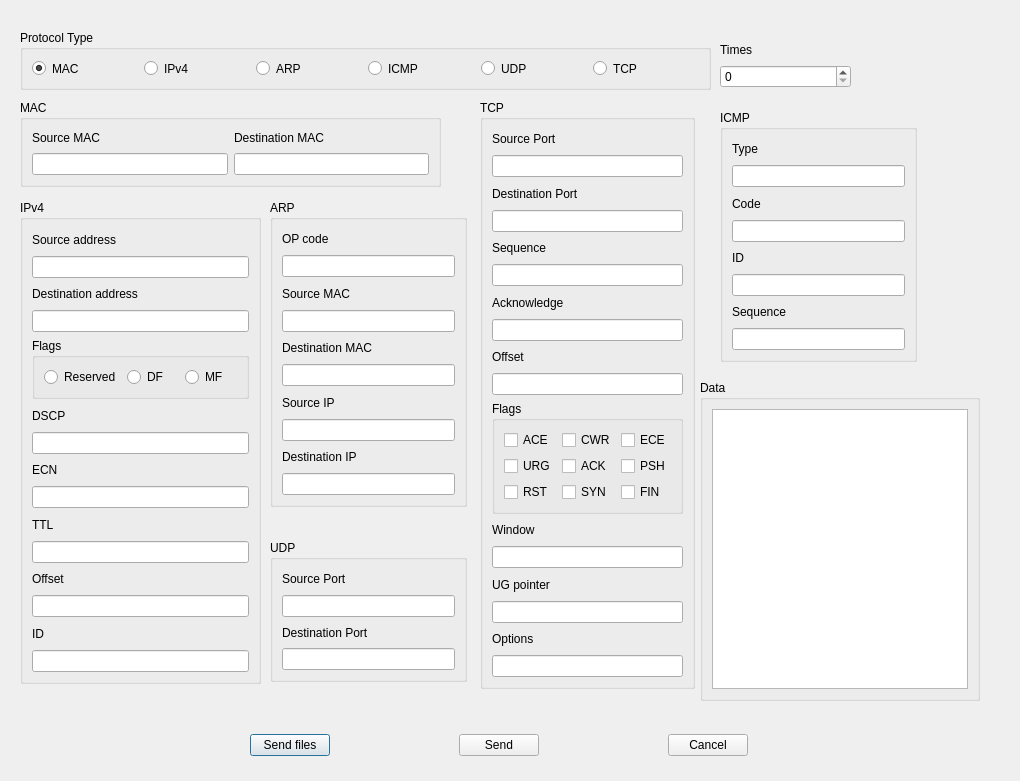
<?xml version="1.0" encoding="UTF-8"?>
<ui version="4.0">
 <class>Send</class>
 <widget class="QDialog" name="Send">
  <property name="enabled">
   <bool>true</bool>
  </property>
  <property name="geometry">
   <rect>
    <x>0</x>
    <y>0</y>
    <width>1020</width>
    <height>781</height>
   </rect>
  </property>
  <property name="windowTitle">
   <string>Send packets</string>
  </property>
  <widget class="QGroupBox" name="typeBox">
   <property name="geometry">
    <rect>
     <x>20</x>
     <y>30</y>
     <width>691</width>
     <height>60</height>
    </rect>
   </property>
   <property name="toolTip">
    <string>The type of the packet to send</string>
   </property>
   <property name="title">
    <string>Protocol Type</string>
   </property>
   <layout class="QVBoxLayout" name="verticalLayout">
    <item>
     <layout class="QHBoxLayout" name="TypeLayout">
      <item>
       <widget class="QRadioButton" name="MAC">
        <property name="text">
         <string notr="true">MAC</string>
        </property>
        <property name="checked">
         <bool>true</bool>
        </property>
       </widget>
      </item>
      <item>
       <widget class="QRadioButton" name="IPv4">
        <property name="text">
         <string notr="true">IPv4</string>
        </property>
       </widget>
      </item>
      <item>
       <widget class="QRadioButton" name="ARP">
        <property name="text">
         <string notr="true">ARP</string>
        </property>
       </widget>
      </item>
      <item>
       <widget class="QRadioButton" name="ICMP">
        <property name="text">
         <string notr="true">ICMP</string>
        </property>
       </widget>
      </item>
      <item>
       <widget class="QRadioButton" name="UDP">
        <property name="text">
         <string notr="true">UDP</string>
        </property>
       </widget>
      </item>
      <item>
       <widget class="QRadioButton" name="TCP">
        <property name="text">
         <string notr="true">TCP</string>
        </property>
       </widget>
      </item>
     </layout>
    </item>
   </layout>
  </widget>
  <widget class="QGroupBox" name="macBox">
   <property name="geometry">
    <rect>
     <x>20</x>
     <y>100</y>
     <width>421</width>
     <height>87</height>
    </rect>
   </property>
   <property name="title">
    <string>MAC</string>
   </property>
   <layout class="QHBoxLayout" name="horizontalLayout_3">
    <item>
     <layout class="QVBoxLayout" name="verticalLayout_2">
      <item>
       <widget class="QLabel" name="label_2">
        <property name="text">
         <string>Source MAC</string>
        </property>
       </widget>
      </item>
      <item>
       <widget class="QLineEdit" name="macSrc">
        <property name="toolTip">
         <string>Hexadecimal format, no seperators, e.g. 0016EAAE3C40</string>
        </property>
        <property name="placeholderText">
         <string/>
        </property>
       </widget>
      </item>
     </layout>
    </item>
    <item>
     <layout class="QVBoxLayout" name="verticalLayout_3">
      <item>
       <widget class="QLabel" name="label">
        <property name="text">
         <string>Destination MAC</string>
        </property>
       </widget>
      </item>
      <item>
       <widget class="QLineEdit" name="macDst">
        <property name="toolTip">
         <string>Hexadecimal format, no seperators, e.g. 0016EAAE3C40</string>
        </property>
       </widget>
      </item>
     </layout>
    </item>
   </layout>
  </widget>
  <widget class="QGroupBox" name="ipBox">
   <property name="geometry">
    <rect>
     <x>20</x>
     <y>200</y>
     <width>241</width>
     <height>484</height>
    </rect>
   </property>
   <property name="title">
    <string>IPv4</string>
   </property>
   <layout class="QVBoxLayout" name="verticalLayout_12">
    <item>
     <layout class="QVBoxLayout" name="verticalLayout_5">
      <item>
       <widget class="QLabel" name="label_4">
        <property name="text">
         <string>Source address</string>
        </property>
       </widget>
      </item>
      <item>
       <widget class="QLineEdit" name="ipSrc">
        <property name="toolTip">
         <string>Dotted decimal notation, e.g. 192.0.0.1</string>
        </property>
       </widget>
      </item>
     </layout>
    </item>
    <item>
     <layout class="QVBoxLayout" name="verticalLayout_4">
      <item>
       <widget class="QLabel" name="label_3">
        <property name="text">
         <string>Destination address</string>
        </property>
       </widget>
      </item>
      <item>
       <widget class="QLineEdit" name="ipDst">
        <property name="toolTip">
         <string>Dotted decimal notation, e.g. 192.0.0.1</string>
        </property>
       </widget>
      </item>
     </layout>
    </item>
    <item>
     <widget class="QGroupBox" name="ipFlags">
      <property name="title">
       <string>Flags</string>
      </property>
      <layout class="QVBoxLayout" name="verticalLayout_9">
       <item>
        <layout class="QHBoxLayout" name="horizontalLayout_4">
         <item>
          <widget class="QRadioButton" name="reserved">
           <property name="text">
            <string>Reserved</string>
           </property>
          </widget>
         </item>
         <item>
          <widget class="QRadioButton" name="df">
           <property name="toolTip">
            <string>Don't fragment</string>
           </property>
           <property name="text">
            <string>DF</string>
           </property>
          </widget>
         </item>
         <item>
          <widget class="QRadioButton" name="mf">
           <property name="toolTip">
            <string>More Fragment</string>
           </property>
           <property name="text">
            <string>MF</string>
           </property>
          </widget>
         </item>
        </layout>
       </item>
      </layout>
     </widget>
    </item>
    <item>
     <layout class="QVBoxLayout" name="verticalLayout_6">
      <item>
       <widget class="QLabel" name="label_5">
        <property name="text">
         <string>DSCP</string>
        </property>
       </widget>
      </item>
      <item>
       <widget class="QLineEdit" name="ipDscp">
        <property name="toolTip">
         <string notr="true">0~63</string>
        </property>
       </widget>
      </item>
     </layout>
    </item>
    <item>
     <layout class="QVBoxLayout" name="verticalLayout_7">
      <item>
       <widget class="QLabel" name="label_6">
        <property name="text">
         <string>ECN</string>
        </property>
       </widget>
      </item>
      <item>
       <widget class="QLineEdit" name="ipEcn">
        <property name="toolTip">
         <string notr="true">0~3</string>
        </property>
       </widget>
      </item>
     </layout>
    </item>
    <item>
     <layout class="QVBoxLayout" name="verticalLayout_10">
      <item>
       <widget class="QLabel" name="label_8">
        <property name="text">
         <string>TTL</string>
        </property>
       </widget>
      </item>
      <item>
       <widget class="QLineEdit" name="ipTtl">
        <property name="toolTip">
         <string notr="true">0~255</string>
        </property>
       </widget>
      </item>
     </layout>
    </item>
    <item>
     <layout class="QVBoxLayout" name="verticalLayout_11">
      <item>
       <widget class="QLabel" name="label_9">
        <property name="text">
         <string>Offset</string>
        </property>
       </widget>
      </item>
      <item>
       <widget class="QLineEdit" name="ipOffset">
        <property name="toolTip">
         <string notr="true">0~8191</string>
        </property>
       </widget>
      </item>
     </layout>
    </item>
    <item>
     <layout class="QVBoxLayout" name="verticalLayout_8">
      <item>
       <widget class="QLabel" name="label_7">
        <property name="text">
         <string>ID</string>
        </property>
       </widget>
      </item>
      <item>
       <widget class="QLineEdit" name="ipId">
        <property name="toolTip">
         <string notr="true">0~65535</string>
        </property>
       </widget>
      </item>
     </layout>
    </item>
   </layout>
  </widget>
  <widget class="QGroupBox" name="udpBox">
   <property name="geometry">
    <rect>
     <x>270</x>
     <y>540</y>
     <width>197</width>
     <height>142</height>
    </rect>
   </property>
   <property name="title">
    <string>UDP</string>
   </property>
   <layout class="QVBoxLayout" name="verticalLayout_15">
    <item>
     <layout class="QVBoxLayout" name="verticalLayout_13">
      <item>
       <widget class="QLabel" name="label_10">
        <property name="text">
         <string>Source Port</string>
        </property>
       </widget>
      </item>
      <item>
       <widget class="QLineEdit" name="udpSrcPort">
        <property name="toolTip">
         <string notr="true">0~65535</string>
        </property>
       </widget>
      </item>
     </layout>
    </item>
    <item>
     <layout class="QVBoxLayout" name="verticalLayout_14">
      <item>
       <widget class="QLabel" name="label_11">
        <property name="text">
         <string>Destination Port</string>
        </property>
       </widget>
      </item>
      <item>
       <widget class="QLineEdit" name="udpDstPort">
        <property name="toolTip">
         <string notr="true">0~65535</string>
        </property>
       </widget>
      </item>
     </layout>
    </item>
   </layout>
  </widget>
  <widget class="QGroupBox" name="arpBox">
   <property name="geometry">
    <rect>
     <x>270</x>
     <y>200</y>
     <width>197</width>
     <height>307</height>
    </rect>
   </property>
   <property name="title">
    <string>ARP</string>
   </property>
   <layout class="QVBoxLayout" name="verticalLayout_21">
    <item>
     <layout class="QVBoxLayout" name="verticalLayout_20">
      <item>
       <widget class="QLabel" name="label_16">
        <property name="text">
         <string>OP code</string>
        </property>
       </widget>
      </item>
      <item>
       <widget class="QLineEdit" name="arpOpCode">
        <property name="toolTip">
         <string notr="true">0~3</string>
        </property>
       </widget>
      </item>
     </layout>
    </item>
    <item>
     <layout class="QVBoxLayout" name="verticalLayout_17">
      <item>
       <widget class="QLabel" name="label_13">
        <property name="text">
         <string>Source MAC</string>
        </property>
       </widget>
      </item>
      <item>
       <widget class="QLineEdit" name="arpSrcMac">
        <property name="toolTip">
         <string>Hexadecimal format, no seperators, e.g. 0016EAAE3C40</string>
        </property>
       </widget>
      </item>
     </layout>
    </item>
    <item>
     <layout class="QVBoxLayout" name="verticalLayout_16">
      <item>
       <widget class="QLabel" name="label_12">
        <property name="text">
         <string>Destination MAC</string>
        </property>
       </widget>
      </item>
      <item>
       <widget class="QLineEdit" name="arpDstMac">
        <property name="toolTip">
         <string>Hexadecimal format, no seperators, e.g. 0016EAAE3C40</string>
        </property>
       </widget>
      </item>
     </layout>
    </item>
    <item>
     <layout class="QVBoxLayout" name="verticalLayout_19">
      <item>
       <widget class="QLabel" name="label_15">
        <property name="text">
         <string>Source IP</string>
        </property>
       </widget>
      </item>
      <item>
       <widget class="QLineEdit" name="arpSrcIp">
        <property name="toolTip">
         <string>Dotted decimal notation, e.g. 192.0.0.1</string>
        </property>
       </widget>
      </item>
     </layout>
    </item>
    <item>
     <layout class="QVBoxLayout" name="verticalLayout_18">
      <item>
       <widget class="QLabel" name="label_14">
        <property name="text">
         <string>Destination IP</string>
        </property>
       </widget>
      </item>
      <item>
       <widget class="QLineEdit" name="arpDstIp">
        <property name="toolTip">
         <string>Dotted decimal notation, e.g. 192.0.0.1</string>
        </property>
       </widget>
      </item>
     </layout>
    </item>
   </layout>
  </widget>
  <widget class="QGroupBox" name="icmpBox">
   <property name="geometry">
    <rect>
     <x>720</x>
     <y>110</y>
     <width>197</width>
     <height>252</height>
    </rect>
   </property>
   <property name="title">
    <string>ICMP</string>
   </property>
   <layout class="QVBoxLayout" name="verticalLayout_26">
    <item>
     <layout class="QVBoxLayout" name="verticalLayout_22">
      <item>
       <widget class="QLabel" name="label_17">
        <property name="text">
         <string>Type</string>
        </property>
       </widget>
      </item>
      <item>
       <widget class="QLineEdit" name="icmpType">
        <property name="toolTip">
         <string notr="true">0~255</string>
        </property>
       </widget>
      </item>
     </layout>
    </item>
    <item>
     <layout class="QVBoxLayout" name="verticalLayout_23">
      <item>
       <widget class="QLabel" name="label_18">
        <property name="text">
         <string>Code</string>
        </property>
       </widget>
      </item>
      <item>
       <widget class="QLineEdit" name="icmpCode">
        <property name="toolTip">
         <string notr="true">0~255</string>
        </property>
       </widget>
      </item>
     </layout>
    </item>
    <item>
     <layout class="QVBoxLayout" name="verticalLayout_24">
      <item>
       <widget class="QLabel" name="label_19">
        <property name="text">
         <string>ID</string>
        </property>
       </widget>
      </item>
      <item>
       <widget class="QLineEdit" name="icmpId">
        <property name="toolTip">
         <string notr="true">0~65535</string>
        </property>
       </widget>
      </item>
     </layout>
    </item>
    <item>
     <layout class="QVBoxLayout" name="verticalLayout_25">
      <item>
       <widget class="QLabel" name="label_20">
        <property name="text">
         <string>Sequence</string>
        </property>
       </widget>
      </item>
      <item>
       <widget class="QLineEdit" name="icmpSeq">
        <property name="toolTip">
         <string notr="true">0~65535</string>
        </property>
       </widget>
      </item>
     </layout>
    </item>
   </layout>
  </widget>
  <widget class="QGroupBox" name="tcpBox">
   <property name="enabled">
    <bool>true</bool>
   </property>
   <property name="geometry">
    <rect>
     <x>480</x>
     <y>100</y>
     <width>215</width>
     <height>589</height>
    </rect>
   </property>
   <property name="title">
    <string>TCP</string>
   </property>
   <layout class="QVBoxLayout" name="verticalLayout_35">
    <item>
     <layout class="QVBoxLayout" name="verticalLayout_28">
      <item>
       <widget class="QLabel" name="label_21">
        <property name="text">
         <string>Source Port</string>
        </property>
       </widget>
      </item>
      <item>
       <widget class="QLineEdit" name="tcpSrcPort">
        <property name="toolTip">
         <string notr="true">0~65535</string>
        </property>
       </widget>
      </item>
     </layout>
    </item>
    <item>
     <layout class="QVBoxLayout" name="verticalLayout_29">
      <item>
       <widget class="QLabel" name="label_22">
        <property name="text">
         <string>Destination Port</string>
        </property>
       </widget>
      </item>
      <item>
       <widget class="QLineEdit" name="tcpDstPort">
        <property name="toolTip">
         <string notr="true">0~65535</string>
        </property>
       </widget>
      </item>
     </layout>
    </item>
    <item>
     <layout class="QVBoxLayout" name="verticalLayout_27">
      <item>
       <widget class="QLabel" name="label_23">
        <property name="text">
         <string>Sequence</string>
        </property>
       </widget>
      </item>
      <item>
       <widget class="QLineEdit" name="tcpSeq">
        <property name="toolTip">
         <string notr="true">0~4294967295</string>
        </property>
       </widget>
      </item>
     </layout>
    </item>
    <item>
     <layout class="QVBoxLayout" name="verticalLayout_30">
      <item>
       <widget class="QLabel" name="label_24">
        <property name="text">
         <string>Acknowledge</string>
        </property>
       </widget>
      </item>
      <item>
       <widget class="QLineEdit" name="tcpAck">
        <property name="toolTip">
         <string notr="true">0~4294967295</string>
        </property>
       </widget>
      </item>
     </layout>
    </item>
    <item>
     <layout class="QVBoxLayout" name="verticalLayout_31">
      <item>
       <widget class="QLabel" name="label_25">
        <property name="text">
         <string>Offset</string>
        </property>
       </widget>
      </item>
      <item>
       <widget class="QLineEdit" name="tcpOffset">
        <property name="toolTip">
         <string notr="true">5~15</string>
        </property>
       </widget>
      </item>
     </layout>
    </item>
    <item>
     <widget class="QGroupBox" name="tcpFlags">
      <property name="title">
       <string>Flags</string>
      </property>
      <layout class="QGridLayout" name="gridLayout">
       <item row="0" column="0">
        <widget class="QCheckBox" name="ACE">
         <property name="text">
          <string notr="true">ACE</string>
         </property>
        </widget>
       </item>
       <item row="0" column="1">
        <widget class="QCheckBox" name="CWR">
         <property name="text">
          <string notr="true">CWR</string>
         </property>
        </widget>
       </item>
       <item row="0" column="2">
        <widget class="QCheckBox" name="ECE">
         <property name="text">
          <string notr="true">ECE</string>
         </property>
        </widget>
       </item>
       <item row="1" column="0">
        <widget class="QCheckBox" name="URG">
         <property name="text">
          <string notr="true">URG</string>
         </property>
        </widget>
       </item>
       <item row="1" column="1">
        <widget class="QCheckBox" name="ACK">
         <property name="text">
          <string notr="true">ACK</string>
         </property>
        </widget>
       </item>
       <item row="1" column="2">
        <widget class="QCheckBox" name="PSH">
         <property name="text">
          <string notr="true">PSH</string>
         </property>
        </widget>
       </item>
       <item row="2" column="0">
        <widget class="QCheckBox" name="RST">
         <property name="text">
          <string notr="true">RST</string>
         </property>
        </widget>
       </item>
       <item row="2" column="1">
        <widget class="QCheckBox" name="SYN">
         <property name="text">
          <string notr="true">SYN</string>
         </property>
        </widget>
       </item>
       <item row="2" column="2">
        <widget class="QCheckBox" name="FIN">
         <property name="text">
          <string notr="true">FIN</string>
         </property>
        </widget>
       </item>
      </layout>
     </widget>
    </item>
    <item>
     <layout class="QVBoxLayout" name="verticalLayout_32">
      <item>
       <widget class="QLabel" name="label_26">
        <property name="text">
         <string>Window</string>
        </property>
       </widget>
      </item>
      <item>
       <widget class="QLineEdit" name="tcpWindow">
        <property name="toolTip">
         <string notr="true">0~65535</string>
        </property>
       </widget>
      </item>
     </layout>
    </item>
    <item>
     <layout class="QVBoxLayout" name="verticalLayout_33">
      <item>
       <widget class="QLabel" name="label_27">
        <property name="text">
         <string>UG pointer</string>
        </property>
       </widget>
      </item>
      <item>
       <widget class="QLineEdit" name="tcpUgPointer">
        <property name="toolTip">
         <string notr="true">0~65535</string>
        </property>
       </widget>
      </item>
     </layout>
    </item>
    <item>
     <layout class="QVBoxLayout" name="verticalLayout_34">
      <item>
       <widget class="QLabel" name="label_28">
        <property name="text">
         <string>Options</string>
        </property>
       </widget>
      </item>
      <item>
       <widget class="QLineEdit" name="tcpOptions"/>
      </item>
     </layout>
    </item>
   </layout>
  </widget>
  <widget class="QGroupBox" name="dataBox">
   <property name="geometry">
    <rect>
     <x>700</x>
     <y>380</y>
     <width>280</width>
     <height>321</height>
    </rect>
   </property>
   <property name="title">
    <string>Data</string>
   </property>
   <layout class="QVBoxLayout" name="verticalLayout_36">
    <item>
     <widget class="QPlainTextEdit" name="data"/>
    </item>
   </layout>
  </widget>
  <widget class="QWidget" name="layoutWidget_22">
   <property name="geometry">
    <rect>
     <x>720</x>
     <y>40</y>
     <width>131</width>
     <height>48</height>
    </rect>
   </property>
   <layout class="QVBoxLayout" name="verticalLayout_37">
    <item>
     <widget class="QLabel" name="label_29">
      <property name="text">
       <string>Times</string>
      </property>
     </widget>
    </item>
    <item>
     <widget class="QSpinBox" name="times"/>
    </item>
   </layout>
  </widget>
  <widget class="QWidget" name="layoutWidget">
   <property name="geometry">
    <rect>
     <x>120</x>
     <y>730</y>
     <width>751</width>
     <height>30</height>
    </rect>
   </property>
   <layout class="QHBoxLayout" name="horizontalLayout">
    <property name="leftMargin">
     <number>7</number>
    </property>
    <item>
     <widget class="QPushButton" name="fileButton">
      <property name="sizePolicy">
       <sizepolicy hsizetype="Maximum" vsizetype="Fixed">
        <horstretch>0</horstretch>
        <verstretch>0</verstretch>
       </sizepolicy>
      </property>
      <property name="text">
       <string>Send files</string>
      </property>
     </widget>
    </item>
    <item>
     <widget class="QPushButton" name="sendButton">
      <property name="sizePolicy">
       <sizepolicy hsizetype="Maximum" vsizetype="Fixed">
        <horstretch>0</horstretch>
        <verstretch>0</verstretch>
       </sizepolicy>
      </property>
      <property name="text">
       <string>Send</string>
      </property>
     </widget>
    </item>
    <item>
     <widget class="QPushButton" name="cancelButton">
      <property name="sizePolicy">
       <sizepolicy hsizetype="Maximum" vsizetype="Fixed">
        <horstretch>0</horstretch>
        <verstretch>0</verstretch>
       </sizepolicy>
      </property>
      <property name="text">
       <string>Cancel</string>
      </property>
     </widget>
    </item>
   </layout>
  </widget>
 </widget>
 <resources/>
 <connections/>
</ui>
